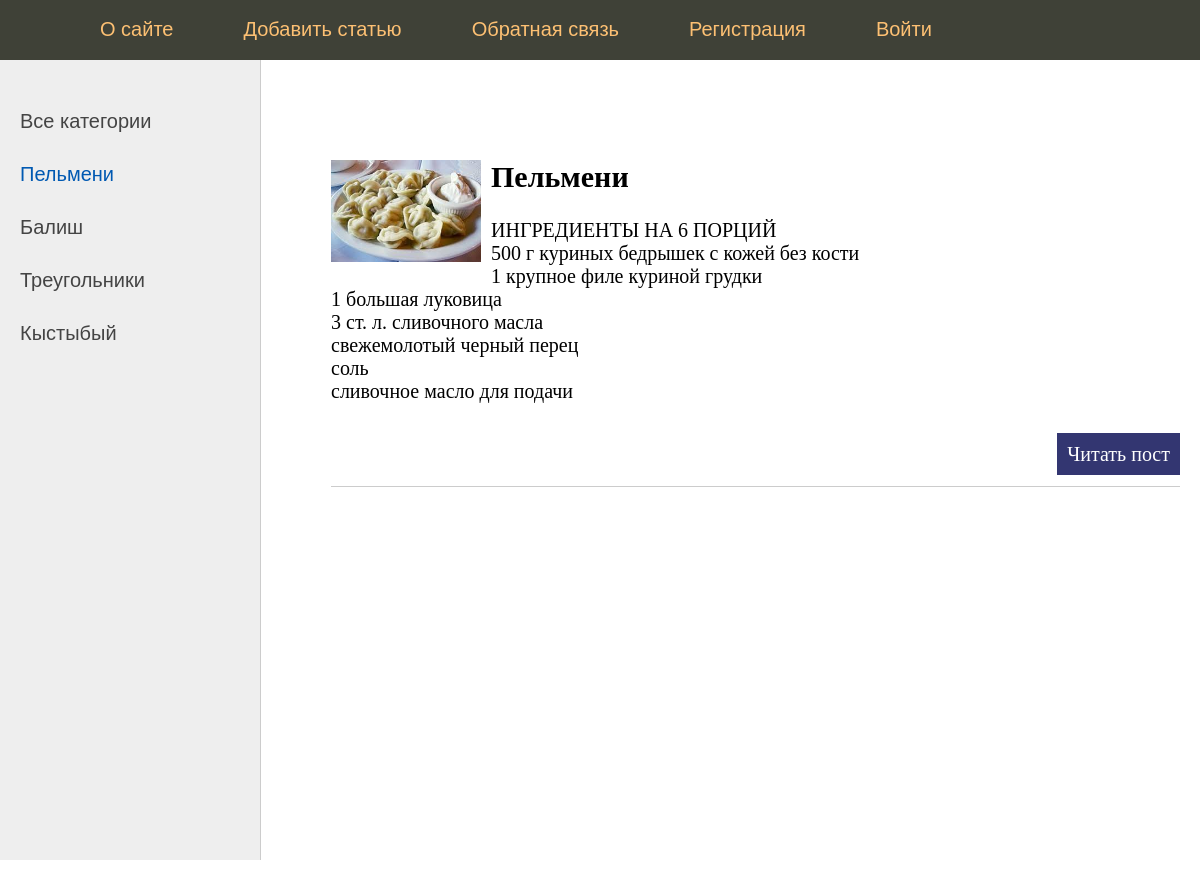
Page /category/1/ on the committed database.
### app/models.py (models this page shows, shortened)
class Category(models.Model):
    name = models.CharField(max_length=100, db_index=True)
    def get_absolute_url(self):
        return reverse('category', kwargs={'cat_id': self.pk})

class Bake(models.Model):
    title = models.CharField(max_length=255)
    content = models.TextField(blank=True)
    photo = models.ImageField(upload_to="photos/%Y/%m/%d/")
    time_create = models.DateTimeField(auto_now=True)
    time_update = models.DateTimeField(auto_now=True)
    is_published = models.BooleanField(default=True)
    cat = models.ForeignKey('Category', on_delete=models.PROTECT, null=True)

### app/views.py (the view)
# urls.py: path('category/<int:cat_id>/', show_category, name='category'),
def show_category(request, cat_id):
    post = Bake.objects.filter(cat_id=cat_id)
    cats = Category.objects.all()
    data = {
        'post': post,
        'cats': cats,
        'menu': menu,
        'title': 'Отображение по рубрикам',
        'cat_selected': cat_id,
    }
    return render(request, 'index.html', context=data)

### templates/index.html (shortened to what this page needs)
{% extends 'base.html' %}
{% block content %}
<ul class="list-articles">
    {% for p in post %}
    {% if p.photo %}
        <p><img class="img-article-left thumb" src="{{p.photo.url}}"></p>
    {% endif %}
     <li><h2>{{p.title}}</h2>
    {% autoescape on %}
    {{p.content|linebreaks|truncatewords:50}}
     {% endautoescape %}
            <p class="link-read-post"> <a href="{% url 'post' p.pk %}"> Читать пост</a> </p>
    </li>
    {% endfor %}
</ul>
{% endblock %}

### templates/base.html (shortened to what this page needs)
{% load static %}
<!DOCTYPE html>
<html>
<head>
	<link type="text/css" href="{% static 'css/styles.css' %}" rel="stylesheet" />
</head>
<body>
<table class="table-page" border=0 cellpadding="0" cellspacing="0">
<tr><td valign=top>
{% block mainmenu %}
		<div class="header">
			<ul id="mainmenu" class="mainmenu">
				<li class="logo"> <a href="{% url 'home' %}"><div class="logo"></div> </a></li>
{% for m in menu %}
			<li class="last"><a href="{% url m.url_name %}">{{m.title}}</a></li>
{% endfor %}
			</ul>
		</div>
{% endblock mainmenu %}
<table class="table-content" border=0 cellpadding="0" cellspacing="0">
<tr>
	<td valign="top" class="left-chapters">
	<ul id="leftchapters">
	{% if cat_selected == 0 %}
		<li class="selected">Все категории</li>
	{% else %}
		<li> <a href="{% url 'home' %}">Все категории</a></li>
	{% endif %}
{% for c in cats %}
		{% if c.pk == cat_selected %}
		<li class="selected">{{c.name}}</li>
		{% else %}
		<li><a href="{{c.get_absolute_url }}">{{c.name}}</a></li>
		{% endif %}
{% endfor %}
	</ul>
</td>
<td valign="top" class="content">
	<div class="content-text">
{% block content %}
{% endblock %}
	</div>
</body>
</html>

### static/css/styles.css (style rules this page uses)
html, body { font-family: 'Arial'; margin: 0; padding: 0; height: 100%; width: 100%; color: #444; }
a { color: #0059b2; text-decoration: none; }
img { max-width: 600px; height: auto; }
img.img-article-left { max-width: 300px; height: auto; float: left; padding: 0 10px 10px 0; }
img.img-article-left.thumb { max-width: 150px; height: auto; }
p.link-read-post { text-align: right; }
p.link-read-post a { padding: 10px; min-width: 100px; background: #333671; color: #fff; text-decoration: none; }
ul.list-articles { list-style: none; margin: 0; padding: 0; }
ul.list-articles li { border-bottom: 1px solid #ccc; }
.table-page { width: 100%; height: 100%; vertical-align: top; }
.table-page tr { height: 100%; }
.header { background: #3F4137; height: 60px; }
.logo { background: url('..images/logo.png') no-repeat 10px 5px; width: 70px; height: 60px; }
ul.mainmenu { list-style: none; margin: 0; padding: 0; height: 60px; color: #fdc073; font-size: 20px; overflow: hidden; }
ul.mainmenu li { float: left; margin: 18px 40px 0 30px; }
ul.mainmenu li.logo { margin: 0; }
ul.mainmenu li.last { float: left; }
ul.mainmenu li a { color: #fdc073; text-decoration: none; }
.table-content { width: 100%; min-height: 100%; height: 100%; }
.left-chapters { margin: 0; background: #eee; border-right: 1px solid #ccc; min-height: 100%; }
.left-chapters ul { width: 230px; min-height: 100%; margin: 0; padding: 20px 10px 10px 20px; list-style: none; font-size: 20px; }
.left-chapters ul li { margin: 30px 0 0 0; color: #999; }
.left-chapters ul li.selected { color: #0059b2; }
.left-chapters ul li a { color: #444; text-decoration: none; }
.content { padding: 40px 20px 20px 40px; width: 100%; box-sizing: border-box; }
.content-text { margin: 60px 0 0 30px; color: #000; font-size: 20px; font-family: Yandex Sans Display Light; }

### rows in the picture
Category: name "Пельмени"
Category: name "Балиш"
Category: name "Треугольники"
Category: name "Кыстыбый"
Bake: photo (picture), title "Пельмени", content "ИНГРЕДИЕНТЫ НА 6 ПОРЦИЙ 500 г куриных бедрышек с кожей без кости 1 крупное филе куриной грудки 1 большая луковица 3 ст. л. сливочного масла свежемолотый черный перец соль сливочное масло для подачи"

### other values in the picture
{{ m.title }} "О сайте" "Добавить статью" "Обратная связь" "Регистрация" "Войти"
